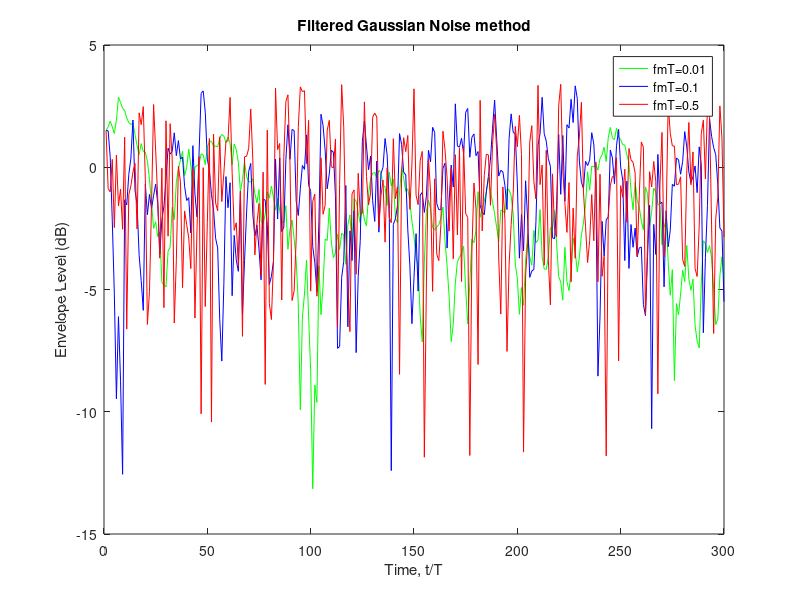

MATLAB code for this plot:
fmT = [0.01 0.1 0.5];
[row num] = size(fmT);
Omgp = 1;
sample_num = 300;
T = 1

sigma = 2-cos(pi.*fmT./2)-sqrt((2-cos(pi.*fmT./2)).^2-1);
var = (1+sigma)./(1-sigma).*Omgp./2;

w1 = zeros(num, sample_num);
w2 = zeros(num, sample_num);
for i = 1:num
    w1(i,:) = normrnd(0,sqrt(var(i)),1,sample_num);
    w2(i,:) = normrnd(0,sqrt(var(i)),1,sample_num);
end

gI = ones(num, sample_num);
gQ = ones(num, sample_num);

for i = 1:num
    for j = 1:sample_num-1
        gI(i,j+1) = sigma(i)*gI(i,j)+(1-sigma(i))*w1(i,j);
        gQ(i,j+1) = sigma(i)*gQ(i,j)+(1-sigma(i))*w2(i,j);
    end
end

envelope = sqrt(gI.^2+gQ.^2);
envelope_dB = 10*log10(envelope)

x_axis = [1:sample_num]./T
figure,plot(x_axis, envelope_dB(1,:),'g',x_axis, envelope_dB(2,:),'b',x_axis, envelope_dB(3,:),'r')
title('Filtered Gaussian Noise method');
xlabel('Time, t/T');
ylabel('Envelope Level (dB)');
legend('fmT=0.01','fmT=0.1','fmT=0.5');
